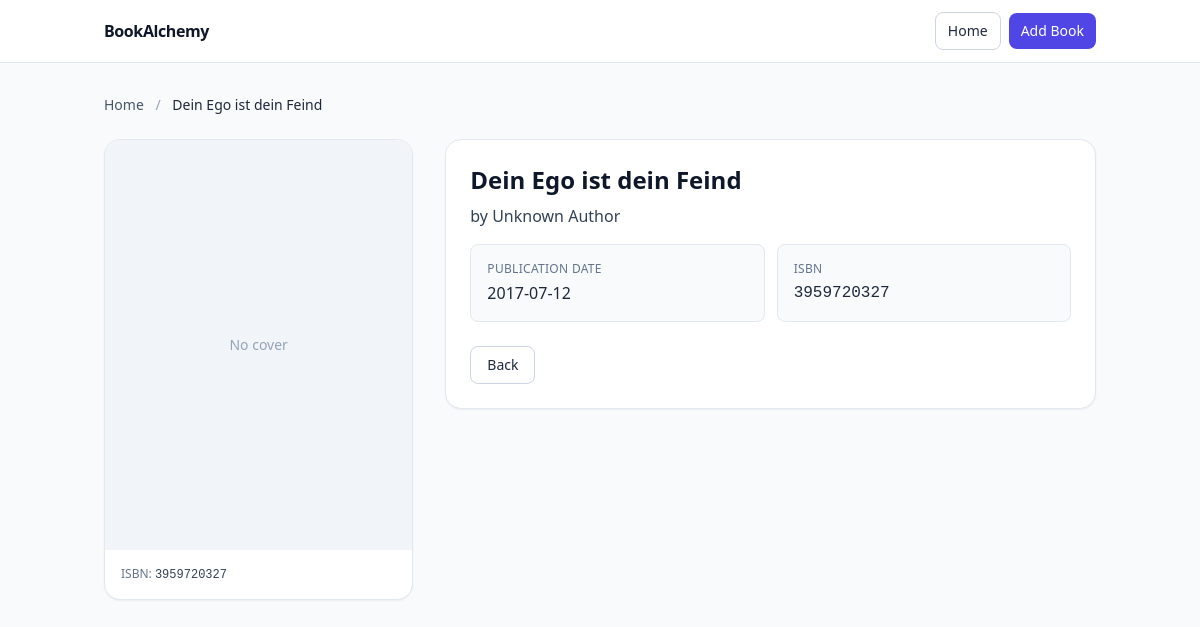
Screenshot of /book/1 with the database file from the repository.
### data_models.py (models this page shows, shortened)
class Book(db.Model):
    __tablename__ = 'books'
    id: Mapped[int] = mapped_column(Integer, primary_key=True, autoincrement=True)
    isbn: Mapped[str] = mapped_column(String)
    title: Mapped[str] = mapped_column(String)
    publication_year: Mapped[DateTime] = mapped_column(DateTime)
    author_id: Mapped[int] = mapped_column(ForeignKey("authors.id"))
    author: Mapped['Author'] = relationship(back_populates='books')

### app.py (the view)
@app.route('/book/<int:book_id>')
def book_detail(book_id: int):
    book = db.one_or_404(
        db.select(Book).filter(Book.id == book_id)
    )
    return render_template("book_detail.html", book=book)

### templates/book_detail.html (shortened to what this page needs)
<!DOCTYPE html>
<html lang="en">
  <head>
    <script src="https://cdn.tailwindcss.com"></script>
  </head>
  <body class="min-h-screen bg-gray-50 text-slate-800">
    <header class="bg-white/90 backdrop-blur border-b border-slate-200 sticky top-0 z-40">
      <div class="max-w-5xl mx-auto px-4 py-3 flex items-center justify-between">
        <a href="{{ url_for('home') }}" class="font-semibold tracking-tight text-slate-900">BookAlchemy</a>
        <nav class="flex items-center gap-2">
          <a href="{{ url_for('home') }}" class="inline-flex items-center rounded-lg border border-slate-300 bg-white px-3 py-2 text-sm hover:bg-slate-50">Home</a>
          <a href="{{ url_for('add_book') }}" class="inline-flex items-center rounded-lg bg-indigo-600 px-3 py-2 text-sm font-medium text-white hover:bg-indigo-700">Add Book</a>
        </nav>
      </div>
    </header>
    <main class="max-w-5xl mx-auto px-4 py-8">
      <nav class="mb-6 text-sm text-slate-600">
        <a href="{{ url_for('home') }}" class="hover:underline">Home</a>
        <span class="mx-2 text-slate-400">/</span>
        <span class="font-medium text-slate-800">{{ book.title }}</span>
      </nav>
      <section class="grid gap-8 lg:grid-cols-3">
        <div class="rounded-2xl border border-slate-200 bg-white shadow-sm overflow-hidden">
          <div class="bg-slate-100">
          </div>
          <div class="p-4 text-xs text-slate-500">
            ISBN: <span class="font-mono text-slate-700">{{ book.isbn }}</span>
          </div>
        </div>
        <div class="lg:col-span-2">
          <div class="rounded-2xl border border-slate-200 bg-white shadow-sm p-6">
            <h1 class="text-2xl font-semibold text-slate-900">{{ book.title }}</h1>
            <p class="mt-2 text-slate-700">
              by
              {% if book.author %}
                <a href="{{ url_for('author_detail', author_id=book.author.id) }}" class="font-medium text-indigo-700 hover:underline">
                  {{ book.author.name }}
                </a>
              {% else %}
                <span class="font-medium">Unknown Author</span>
              {% endif %}
            </p>
            <div class="mt-4 grid gap-3 sm:grid-cols-2">
              <div class="rounded-lg border border-slate-200 bg-slate-50 p-4">
                <div class="text-xs uppercase tracking-wide text-slate-500">Publication Date</div>
                <div class="mt-1 text-slate-800">
                  {{ book.publication_year.strftime('%Y-%m-%d') if book.publication_year else '—' }}
                </div>
              </div>
              <div class="rounded-lg border border-slate-200 bg-slate-50 p-4">
                <div class="text-xs uppercase tracking-wide text-slate-500">ISBN</div>
                <div class="mt-1 font-mono text-slate-800">{{ book.isbn }}</div>
              </div>
            </div>
            <div class="mt-6 flex flex-wrap items-center gap-2">
              <a href="{{ url_for('home') }}" class="inline-flex items-center rounded-lg border border-slate-300 bg-white px-4 py-2 text-sm hover:bg-slate-50">Back</a>
            </div>
          </div>
        </div>
      </section>
    </main>
  </body>
</html>

### rows the page displays
Book: title "Dein Ego ist dein Feind", isbn "3959720327", publication_year "2017-07-12"
